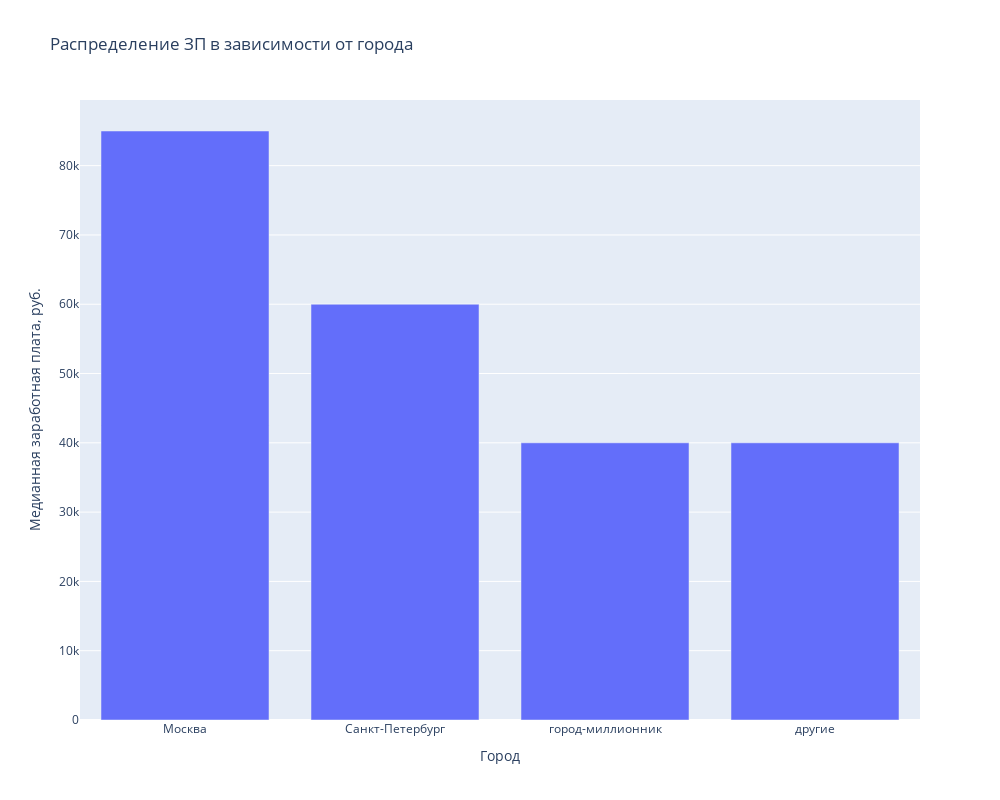

Source (notebook cell):
### Markdown cell above
5. Постройте диаграмму, которая показывает распределение желаемой заработной платы (**"ЗП (руб)"**) в зависимости от города (**"Город"**). Используйте для диаграммы данные о резюме, где желая заработная плата меньше 1 млн рублей.
*Сделайте выводы по полученной диаграмме: как соотносятся медианные уровни желаемой заработной платы и их размах в городах? Как вы считаете, важен ли признак города при прогнозировании заработной платы?*

### Code cell
# Группируем ЗП в зависимости от города и находим медиану
city = resume_data[mask1].groupby('Город')['ЗП (руб)'].median()

fig = px.bar(
    city,
    x=city.index,
    y=city,
    width=1000,
    height=800,
    title='Распределение ЗП в зависимости от города'
)

fig.update_layout(
    yaxis_title='Медианная заработная плата, руб.'
)

fig.show()
# fig.write_html('plotly/SalaryDependCity.html')

### Figure 1 — Plotly figure (JSON) as saved in the notebook; plotly's stock layout.template omitted (floating-point values rounded to 4 significant figures)
{"data": [{"alignmentgroup": "True", "hovertemplate": "Город=%{x}<br>y=%{y}<extra></extra>", "legendgroup": "", "marker": {"color": "#636efa", "pattern": {"shape": ""}}, "name": "", "offsetgroup": "", "orientation": "v", "showlegend": false, "textposition": "auto", "type": "bar", "x": ["Москва", "Санкт-Петербург", "город-миллионник", "другие"], "xaxis": "x", "y": [85000, 60000, 40000, 40000], "yaxis": "y"}], "layout": {"barmode": "relative", "height": 800, "legend": {"tracegroupgap": 0}, "title": {"text": "Распределение ЗП в зависимости от города"}, "width": 1000, "xaxis": {"anchor": "y", "domain": [0, 1], "title": {"text": "Город"}}, "yaxis": {"anchor": "x", "domain": [0, 1], "title": {"text": "Медианная заработная плата, руб."}}}}
